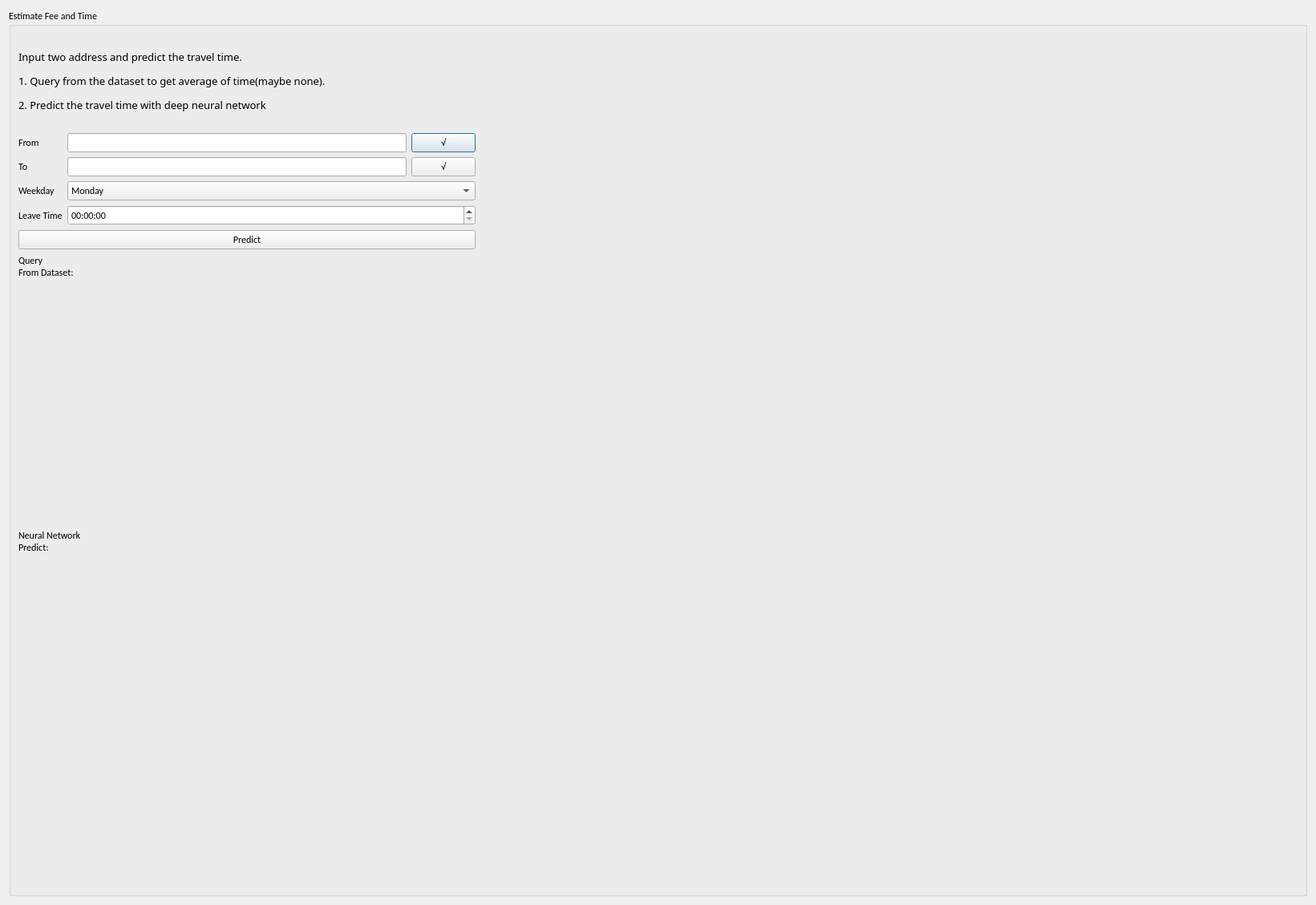
<?xml version="1.0" encoding="UTF-8"?>
<ui version="4.0">
 <class>PredictionDialog</class>
 <widget class="QDialog" name="PredictionDialog">
  <property name="geometry">
   <rect>
    <x>0</x>
    <y>0</y>
    <width>1641</width>
    <height>1129</height>
   </rect>
  </property>
  <property name="windowTitle">
   <string>Predict</string>
  </property>
  <layout class="QVBoxLayout" name="verticalLayout">
   <item>
    <widget class="QGroupBox" name="predictionBox">
     <property name="font">
      <font>
       <family>Calibri</family>
      </font>
     </property>
     <property name="title">
      <string>Estimate Fee and Time</string>
     </property>
     <property name="checkable">
      <bool>false</bool>
     </property>
     <layout class="QVBoxLayout" name="verticalLayout_2" stretch="1,8">
      <item>
       <widget class="QLabel" name="label">
        <property name="font">
         <font>
          <family>Calibri Light</family>
          <pointsize>10</pointsize>
         </font>
        </property>
        <property name="text">
         <string>&lt;html&gt;&lt;head/&gt;&lt;body&gt;&lt;p&gt;Input two address and predict the travel time.&lt;/p&gt;&lt;p&gt;1. Query from the dataset to get average of time(maybe none).&lt;/p&gt;&lt;p&gt;2. Predict the travel time with deep neural network&lt;/p&gt;&lt;/body&gt;&lt;/html&gt;</string>
        </property>
       </widget>
      </item>
      <item>
       <layout class="QHBoxLayout" name="horizontalLayout" stretch="5,9">
        <item>
         <layout class="QVBoxLayout" name="verticalLayout_3">
          <item>
           <layout class="QFormLayout" name="formLayout_2">
            <property name="fieldGrowthPolicy">
             <enum>QFormLayout::AllNonFixedFieldsGrow</enum>
            </property>
            <item row="0" column="0">
             <widget class="QLabel" name="label_2">
              <property name="text">
               <string>From</string>
              </property>
             </widget>
            </item>
            <item row="0" column="1">
             <layout class="QHBoxLayout" name="horizontalLayout_2" stretch="10,1">
              <item>
               <widget class="QLineEdit" name="origEdit">
                <property name="sizePolicy">
                 <sizepolicy hsizetype="Minimum" vsizetype="Fixed">
                  <horstretch>0</horstretch>
                  <verstretch>0</verstretch>
                 </sizepolicy>
                </property>
               </widget>
              </item>
              <item>
               <widget class="QPushButton" name="OrigButton">
                <property name="sizePolicy">
                 <sizepolicy hsizetype="Maximum" vsizetype="Fixed">
                  <horstretch>0</horstretch>
                  <verstretch>0</verstretch>
                 </sizepolicy>
                </property>
                <property name="text">
                 <string>√</string>
                </property>
               </widget>
              </item>
             </layout>
            </item>
            <item row="1" column="1">
             <layout class="QHBoxLayout" name="horizontalLayout_3" stretch="8,1">
              <item>
               <widget class="QLineEdit" name="destEdit">
                <property name="sizePolicy">
                 <sizepolicy hsizetype="Minimum" vsizetype="Fixed">
                  <horstretch>0</horstretch>
                  <verstretch>0</verstretch>
                 </sizepolicy>
                </property>
               </widget>
              </item>
              <item>
               <widget class="QPushButton" name="DestButton">
                <property name="sizePolicy">
                 <sizepolicy hsizetype="Maximum" vsizetype="Fixed">
                  <horstretch>0</horstretch>
                  <verstretch>0</verstretch>
                 </sizepolicy>
                </property>
                <property name="text">
                 <string>√</string>
                </property>
               </widget>
              </item>
             </layout>
            </item>
            <item row="1" column="0">
             <widget class="QLabel" name="label_3">
              <property name="text">
               <string>To</string>
              </property>
             </widget>
            </item>
            <item row="2" column="1">
             <widget class="QComboBox" name="weekdayComboBox">
              <item>
               <property name="text">
                <string>Monday</string>
               </property>
              </item>
              <item>
               <property name="text">
                <string>Tuesday</string>
               </property>
              </item>
              <item>
               <property name="text">
                <string>Wednesday</string>
               </property>
              </item>
              <item>
               <property name="text">
                <string>Thursday</string>
               </property>
              </item>
              <item>
               <property name="text">
                <string>Friday</string>
               </property>
              </item>
              <item>
               <property name="text">
                <string>Saturday</string>
               </property>
              </item>
              <item>
               <property name="text">
                <string>Sunday</string>
               </property>
              </item>
             </widget>
            </item>
            <item row="2" column="0">
             <widget class="QLabel" name="label_5">
              <property name="frameShape">
               <enum>QFrame::NoFrame</enum>
              </property>
              <property name="text">
               <string>Weekday</string>
              </property>
             </widget>
            </item>
            <item row="3" column="1">
             <widget class="QTimeEdit" name="timeEdit">
              <property name="currentSection">
               <enum>QDateTimeEdit::HourSection</enum>
              </property>
             </widget>
            </item>
            <item row="3" column="0">
             <widget class="QLabel" name="label_4">
              <property name="text">
               <string>Leave Time</string>
              </property>
             </widget>
            </item>
           </layout>
          </item>
          <item>
           <widget class="QPushButton" name="predictButton">
            <property name="text">
             <string>Predict</string>
            </property>
           </widget>
          </item>
          <item>
           <layout class="QFormLayout" name="formLayout">
            <item row="0" column="0">
             <widget class="QLabel" name="label_6">
              <property name="text">
               <string>Query 
From Dataset:</string>
              </property>
             </widget>
            </item>
            <item row="2" column="0">
             <widget class="QLabel" name="label_8">
              <property name="text">
               <string>Neural Network
Predict:</string>
              </property>
             </widget>
            </item>
            <item row="1" column="0">
             <spacer name="verticalSpacer_2">
              <property name="orientation">
               <enum>Qt::Vertical</enum>
              </property>
              <property name="sizeHint" stdset="0">
               <size>
                <width>20</width>
                <height>40</height>
               </size>
              </property>
             </spacer>
            </item>
            <item row="1" column="1">
             <widget class="QLabel" name="queryLabel">
              <property name="text">
               <string/>
              </property>
             </widget>
            </item>
            <item row="3" column="1">
             <widget class="QLabel" name="PredictLabel">
              <property name="text">
               <string/>
              </property>
             </widget>
            </item>
           </layout>
          </item>
          <item>
           <spacer name="verticalSpacer">
            <property name="orientation">
             <enum>Qt::Vertical</enum>
            </property>
            <property name="sizeHint" stdset="0">
             <size>
              <width>20</width>
              <height>40</height>
             </size>
            </property>
           </spacer>
          </item>
         </layout>
        </item>
        <item>
         <layout class="QVBoxLayout" name="mapLayout"/>
        </item>
       </layout>
      </item>
     </layout>
    </widget>
   </item>
  </layout>
 </widget>
 <resources/>
 <connections/>
</ui>
